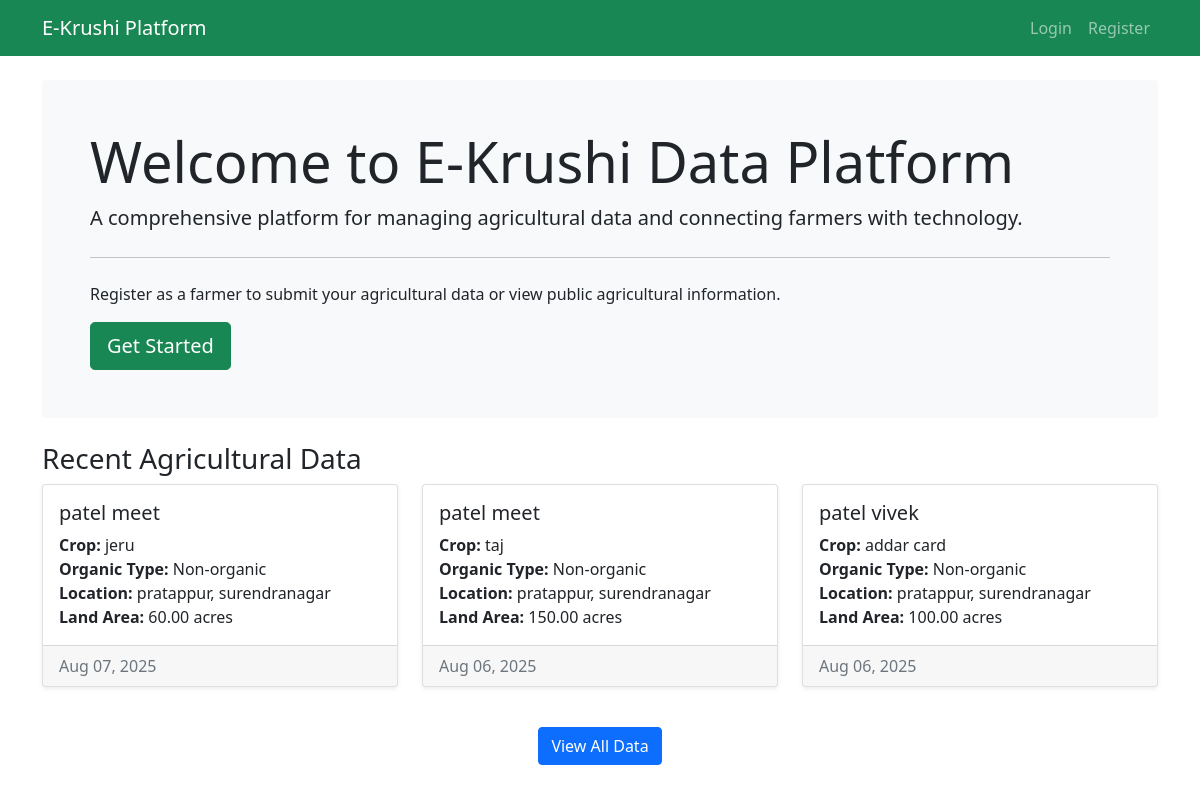
The page / on the database its author committed.
### krushi_app/models.py (models this page shows, shortened)
class FarmerData(models.Model):
    user = models.ForeignKey(User, on_delete=models.CASCADE)
    farmer_name = models.CharField(max_length=100)
    phone_number = models.CharField(max_length=15)
    village = models.CharField(max_length=100)
    district = models.CharField(max_length=100)
    state = models.CharField(max_length=100)
    farm_id = models.CharField(max_length=50, unique=True)
    owner = models.CharField(max_length=100)
    water_source = models.CharField(max_length=20, choices=[('Canal', 'Canal'), ('Borewell', 'Borewell'), ('Rain-fed', 'Rain-fed'), ('Drip farming', 'Drip farming')])
    irrigation_type = models.CharField(max_length=50)
    organic_type = models.CharField(max_length=15, choices=[('Organic', 'Organic'), ('Non-organic', 'Non-organic')])
    aadhaar_number = models.CharField(max_length=12, unique=True, null=True, blank=True)
    aadhaar_image = models.ImageField(upload_to='aadhaar_images/', null=True, blank=True)
    crop_type = models.CharField(max_length=100)
    land_area = models.DecimalField(max_digits=10, decimal_places=2)
    created_at = models.DateTimeField(auto_now_add=True)
    updated_at = models.DateTimeField(auto_now=True)
    is_approved = models.BooleanField(default=False)
    class Meta:
        ordering = ['-created_at']

### krushi_app/views.py (the view)
# urls.py: 2. Add a URL to urlpatterns:  path('', views.home, name='home')
def home(request):
    if request.user.is_authenticated:
        return redirect('user_dashboard')
    approved_data = FarmerData.objects.filter(is_approved=True)[:6]
    return render(request, 'home.html', {'approved_data': approved_data})

### templates/home.html
{% extends 'base.html' %}
{% block content %}
<div class="jumbotron bg-light p-5 rounded mb-4">
    <h1 class="display-4">Welcome to E-Krushi Data Platform</h1>
    <p class="lead">A comprehensive platform for managing agricultural data and connecting farmers with technology.</p>
    <hr class="my-4">
    <p>Register as a farmer to submit your agricultural data or view public agricultural information.</p>
    {% if not user.is_authenticated %}
        <a class="btn btn-success btn-lg" href="{% url 'register' %}" role="button">Get Started</a>
    {% endif %}
</div>
{% if approved_data %}
<h3>Recent Agricultural Data</h3>
<div class="row">
    {% for data in approved_data %}
        <div class="col-md-4 mb-4">
            <div class="card">
                <div class="card-body">
                    <h5 class="card-title">{{ data.farmer_name }}</h5>
                    <p class="card-text">
                        <strong>Crop:</strong> {{ data.crop_type }}<br>
                        <strong>Organic Type:</strong> {{ data.organic_type }}<br>
                        <strong>Location:</strong> {{ data.village }}, {{ data.district }}<br>
                        <strong>Land Area:</strong> {{ data.land_area }} acres
                    </p>
                </div>
                <div class="card-footer text-muted">
                    {{ data.created_at|date:"M d, Y" }}
                </div>
            </div>
        </div>
    {% endfor %}
</div>
<div class="text-center mt-3">
    <a href="{% url 'public_data' %}" class="btn btn-primary">View All Data</a>
</div>
{% endif %}
{% endblock %}

### templates/base.html (shortened to what this page needs)
<!DOCTYPE html>
<html lang="en">
<head>
    <link href="https://cdn.jsdelivr.net/npm/bootstrap@5.1.3/dist/css/bootstrap.min.css" rel="stylesheet">
</head>
<body>
    <nav class="navbar navbar-expand-lg navbar-dark bg-success">
        <div class="container">
            <a class="navbar-brand" href="{% url 'home' %}">E-Krushi Platform</a>
            <div class="navbar-nav ms-auto">
                {% if user.is_authenticated %}
                    <a class="nav-link" href="{% url 'user_dashboard' %}">Dashboard</a>
                    {% if user.is_staff %}
                        <a class="nav-link" href="{% url 'public_data' %}">Public Data</a>
                        <a class="nav-link" href="{% url 'admin_dashboard' %}">Admin Panel</a>
                    {% endif %}
                    <a class="nav-link" href="{% url 'logout' %}">Logout ({% if user.first_name %}{{ user.first_name }} {{ user.last_name }}{% else %}{{ user.username }}{% endif %})</a>
                {% else %}
                    <a class="nav-link" href="{% url 'login' %}">Login</a>
                    <a class="nav-link" href="{% url 'register' %}">Register</a>
                {% endif %}
            </div>
        </div>
    </nav>
    <div class="container mt-4">
        {% block content %}
        {% endblock %}
    </div>
</body>
</html>

### templates/base.html (style rules this page uses)
.card { box-shadow: 0 0.125rem 0.25rem rgba(0, 0, 0, 0.075); }

### rows shown on the page
FarmerData: farmer_name "patel meet", crop_type "jeru", organic_type "Non-organic", village "pratappur", district "surendranagar", land_area "60.00", created_at "Aug 07, 2025"
FarmerData: farmer_name "patel meet", crop_type "taj", organic_type "Non-organic", village "pratappur", district "surendranagar", land_area "150.00", created_at "Aug 06, 2025"
FarmerData: farmer_name "patel vivek", crop_type "addar card", organic_type "Non-organic", village "pratappur", district "surendranagar", land_area "100.00", created_at "Aug 06, 2025"
